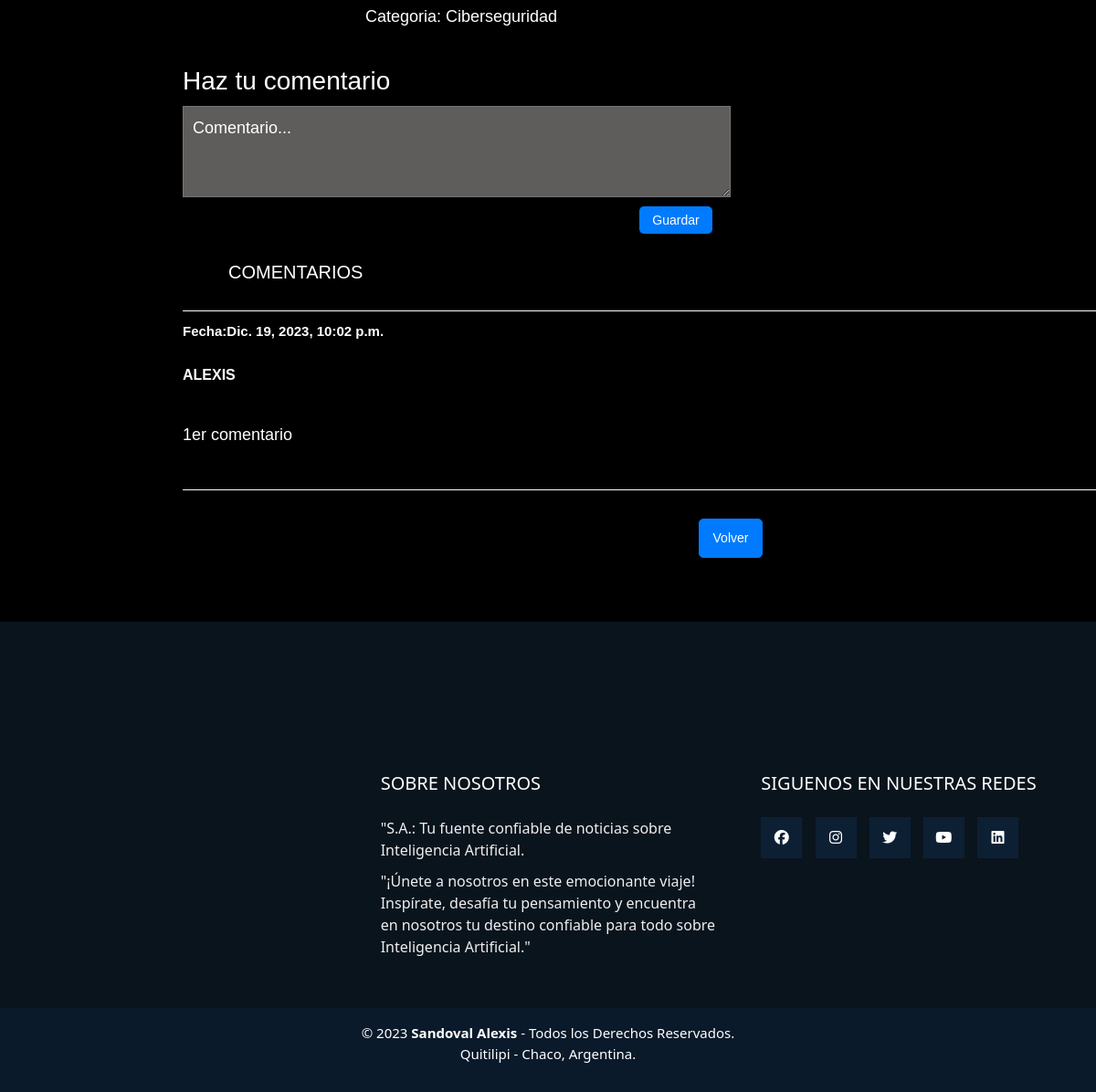
The app's page /Noticias/Detalle/25 (lower part), older data.
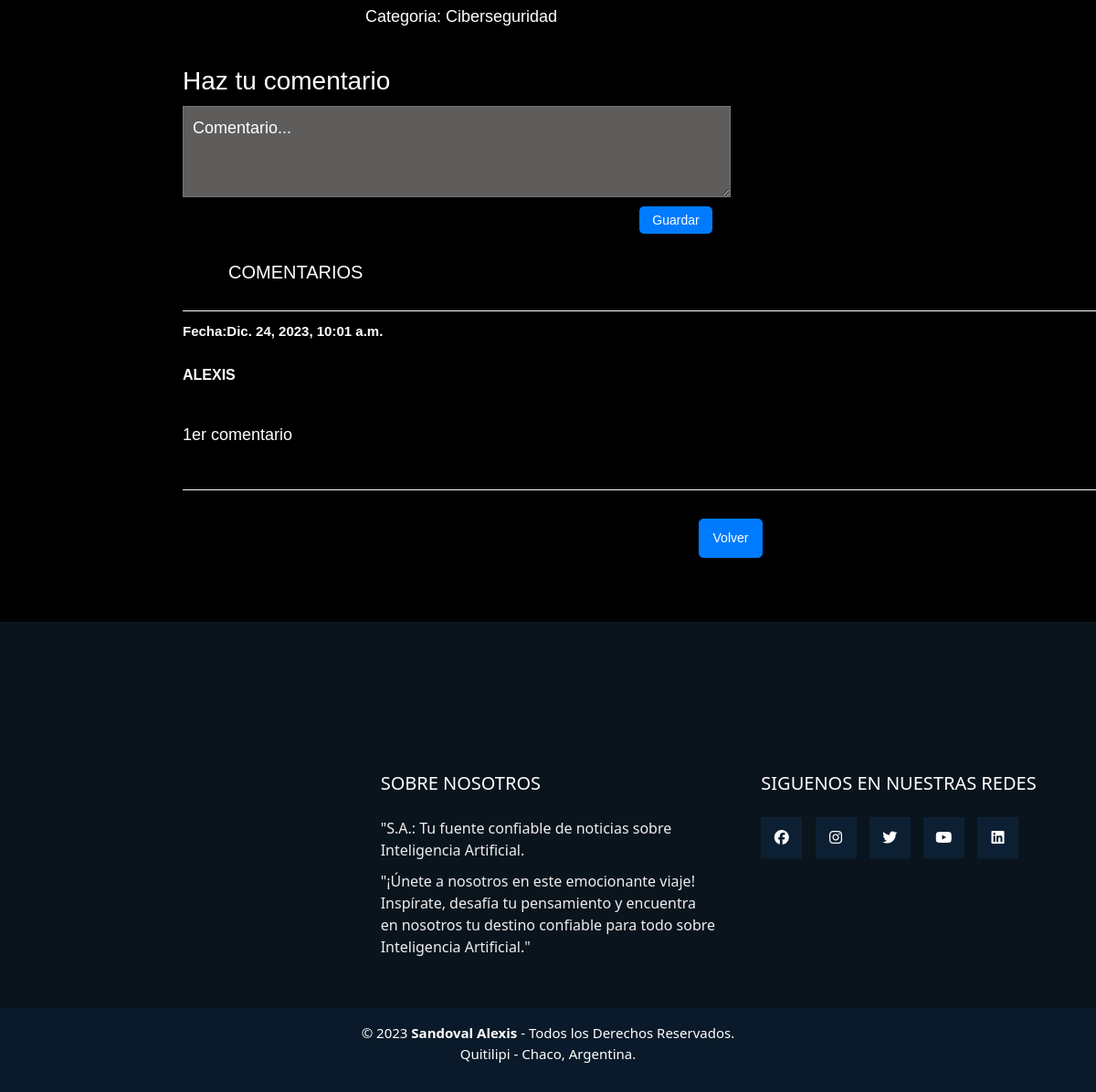
The same page, newer data.
### apps/noticias/models.py (models this page shows, shortened)
class Noticia(models.Model):
	titulo = models.CharField(max_length = 150)
	cuerpo = models.TextField()
	imagen = models.ImageField(upload_to = 'noticias')
	categoria_noticia = models.ForeignKey(Categoria, on_delete = models.CASCADE)
	fecha = models.DateTimeField(auto_now_add=True)

class Categoria(models.Model):
	nombre = models.CharField(max_length = 60, unique=True)
	def __str__(self):
		return self.nombre

class Comentario(models.Model):
	usuario = models.ForeignKey(Usuario, on_delete = models.CASCADE)
	texto = models.TextField(max_length = 1500)
	noticia = models.ForeignKey(Noticia, on_delete = models.CASCADE)
	fecha = models.DateTimeField(auto_now_add=True)

### apps/usuarios/models.py (models this page shows)
class Usuario(AbstractUser):
    avatar = models.ImageField(upload_to='avatars/', null=True, blank=True)

### apps/noticias/views.py (the view)
# urls.py: path('Detalle/<int:pk>', views.Detalle_Noticias, name = 'detalle'),
def Detalle_Noticias(request, pk):
	contexto = {}
	n = Noticia.objects.get(pk = pk) #RETORNA SOLO UN OBEJTO
	contexto['noticia'] = n
	c = Comentario.objects.filter(noticia = n)
	contexto['comentarios'] = c
	return render(request, 'noticias/detalle.html',contexto)

### templates/noticias/detalle.html (shortened to what this page needs)
{% extends 'base.html' %}
{% load static %}
{% block contenido %}
<body class="detalle-body">
	<div class="content">
		<article>
			<div class="cuerpo">
				<p>{{noticia.cuerpo|linebreaks}}</p><br><br>
				<p>Categoria: {{noticia.categoria_noticia}}</p>
			</div>
			<form class="comentario" method="POST" action="{% url 'noticias:comentar' %}">{% csrf_token %}
				<h3>Haz tu comentario</h3>
				<textarea name="comentario" maxlength="1500" onfocus="if(this.value=='Comentario...')this.value='';" onblur="if(this.value=='')this.value='Comentario...';">Comentario...</textarea>
				<input type="submit" value="Guardar">
			</form>
			<div class="seccion-comentarios">
				<h3>COMENTARIOS</h3>
				<p class="linea"></p>
				{% for com in comentarios %}
					<div class="comentario-item">
						<strong class="fecha">Fecha:{{ com.fecha_modificacion|default:com.fecha }}</strong><br><br>
						<strong class="usuario">{{ com.usuario }}</strong><br>
					</div>
					<div class="comentario-normal">
						<p>{{ com.texto }}</p>
					</div>
					<div class="boton">
					</div>
				{% endfor %}
				<a class="volver-lista" href="{% url 'noticias:listar' %}">Volver</a>
			</div>
		</article>
	</div>
</body>
{% endblock contenido %}

### templates/base.html (shortened to what this page needs)
{% load static %}
<!DOCTYPE html>
<html>
<head>
	<link rel="stylesheet" href="fontawesome/fontawesome-free-6.5.1-web/css/all.css">
	<link rel="stylesheet" href="https://cdnjs.cloudflare.com/ajax/libs/font-awesome/5.15.3/css/all.min.css"
 />
	<link rel="stylesheet" type="text/css" href="{% static 'main.css' %}">
	<link rel="stylesheet" href="https://cdn.jsdelivr.net/npm/bootstrap@5.3.2/dist/css/bootstrap.min.css">
</head>
<body>
	<div class="bloque">
	{% block contenido %}
	{% endblock contenido %}
	</div>
	<footer class="footer">
		<div class="cluster1">
			<div class="box">
				<figure>
				</figure>
			</div>
			<div class="box">
				<h2>SOBRE NOSOTROS</h2>
				<p>"S.A.: Tu fuente confiable de noticias sobre Inteligencia Artificial.</p>
				<p>
					"¡Únete a nosotros en este emocionante viaje! Inspírate, desafía tu
					pensamiento y encuentra en nosotros tu destino confiable para todo sobre Inteligencia Artificial."</p>
			</div>
			<div class="box">
				<h2>SIGUENOS EN NUESTRAS REDES</h2>
				<div class="red-social">
					<a href="#" class="fa fa-facebook"></a>
					<a href="#" class="fa fa-instagram"></a>
                    <a href="#" class="fa fa-twitter"></a>
                    <a href="#" class="fa fa-youtube"></a>
					<a href="#" class="fa fa-linkedin"></a>
				</div>
			</div>
		</div>
		<div class="cluster2">
			<small>&copy; 2023 <b>Sandoval Alexis</b> - Todos los Derechos Reservados.
			<p>Quitilipi - Chaco, Argentina.</p></small>
		</div>
	</footer>
</body>
</html>

### static/main.css (style rules this page uses)
* { margin: 0; padding: 0; box-sizing: border-box; }
body, html { height: 100%; overflow-x: hidden }
.bloque { padding: 0; padding-top: 80px; background-color: black; position: relative; }
.footer { width: 100%; background-color: #0a141d; }
footer .cluster1 { width: 100%; max-width: 1200px; margin: auto; display:grid; grid-template-columns: repeat(3, 1fr); grid-gap:50px; padding: 45px 0px; }
.footer .cluster1 .box figure { width: 100%; height: 100%; display: flex; align-items: center; }
.footer .cluster1 .box h2 { color: #fff; margin-bottom: 25px; font-size: 20px; margin-top: 120px; }
.footer .cluster1 .box p { color: #efefef; margin-bottom: 10px; }
.footer .cluster1 .red-social a { display: inline-block; text-decoration: none; width: 45px; height: 45px; line-height: 45px; color: #fff; margin-right: 10px; background-color: #0d2033; text-align: center; transition: all 300ms ease; }
.footer .cluster2 { background-color: #0a1a2a; padding: 15px 10px; text-align: center; color: #fff; }
.footer .cluster2 small { font-size: 15px; }
.detalle-body { width: 100%; height: 100%; position: relative; color: white; }
.content { width: 1200px; margin-left: 200px; margin-right: 1200px !important; margin-top: 50px; }
.content article { width: 100%; padding-bottom: 40px; }
.content .cuerpo { font-family: Arial, Helvetica, sans-serif; margin-top: 50px; margin-bottom: 40px; font-size: 18px; max-width: 1030px; padding-left: 200px; }
.comentario { display: flex; flex-direction: column; font-family: Arial, Helvetica, sans-serif; }
.comentario h3 { margin-bottom: 10px; }
.comentario textarea { width: 600px; height: 100px; margin-bottom: 10px; font-family: Arial, Helvetica, sans-serif; padding: 10px; color: #ffffff; font-size: 18px; background-color: #5e5d5c; }
.comentario input[type="submit"] { width: 80px; height: 30px; padding: 5px; margin-bottom: 30px; margin-left: 500px; background-color: #007BFF; color: white; border-radius: 5px; border: none; cursor: pointer; font-size: 14px; }
.seccion-comentarios { display: flex; flex-direction: column; font-family: Arial, Helvetica, sans-serif; }
.seccion-comentarios h3 { margin-bottom: 30px; font-size: 20px; margin-left: 50px; }
.linea { border-bottom: 1px solid white; margin-bottom: 10px; }
.comentario-item { margin-bottom: 40px; padding: 0; }
.comentario-item .usuario { text-transform: uppercase; }
.comentario-item .fecha { font-size: 15px; }
.comentario-normal { font-size: 18px; margin-left: 0; border-bottom: 1px solid white; padding-bottom: 30px; }
.boton { display: flex; justify-content: flex-end; border: none; }
.volver-lista { display: inline-block; padding: 10px 15px; text-decoration: none; color: white; background-color: #007BFF; border: 1px solid #007BFF; border-radius: 5px; margin: 0 auto; width: fit-content; margin-bottom: 30px; font-size: 14px; margin-top: 20px; }

Row changes from the older to the newer data that the page shows:
removed Comentario: fecha_modificacion "Dic. 19, 2023, 10:02 p.m.", usuario "ALEXIS", texto "1er comentario"
added Comentario: fecha_modificacion "Dic. 24, 2023, 10:01 a.m.", usuario "ALEXIS", texto "1er comentario"
